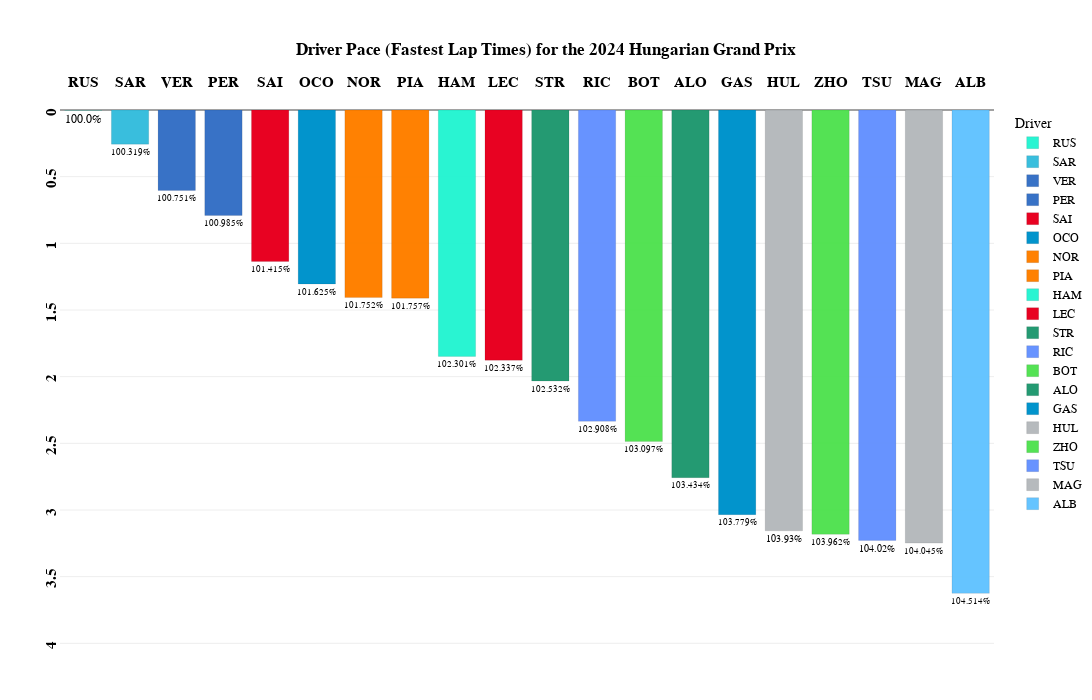

Source (notebook cell):
### Code cell
fig=px.bar(
    transformed_laps_relative_min_all,
    x="Driver",
    y="Delta_Min_All",
    color='Driver',
    template="xgridoff",
    title="<b>Driver Pace (Fastest Lap Times) for the {} {}</b>".format(year,gp),
    text="Delta_Percent_All",
    height=700, width=1200,
    color_discrete_map={
                 "ALB": "#64C4FF",
                 "ALO": "#229971",
                 "BOT": "#52e252",
                 "GAS": "#0093cc",
                 "HAM": "#27F4D2",
                 "HUL": "#B6BABD",
                 "LEC": "#E80020",
                 "MAG": "#B6BABD",
                 "NOR": "#FF8000",
                 "OCO": "#0093cc",
                 "PER": "#3671C6",
                 "PIA": "#FF8000",
                 "RIC": "#6692FF",
                 "RUS": "#27F4D2",
                 "SAI": "#E80020",
                 "SAR": "#37BEDD",
                 "STR": "#229971",
                 "TSU": "#6692FF",
                 "VER": "#3671C6",
                 "ZHO": "#52e252"
          }
)

fig.update_traces(textposition='outside')

fig.update_traces(opacity=0.85)

fig.update_traces( marker_line_color='white',marker_line_width=1.5)

fig.update_yaxes(tickangle = -90,tickprefix="<b>",ticksuffix ="</b><br>")

fig.update_xaxes(tickangle = -0,tickprefix="<b>",ticksuffix ="</b><br>")

fig.update_yaxes(range=[4.2, 0])

fig.update_layout(
    xaxis={'side': 'top'},
    yaxis={'side': 'left'}
)

fig.update_xaxes(title_text='')      # Remove axis titles
fig.update_yaxes(title_text='')

fig.update_xaxes(
        title_standoff = 75
)

fig.update_layout(
    title_x=0.5,
    margin=dict(l=60, r=5, t=110, b=30),
    hoverlabel=dict(
    bgcolor="white",
    font_size=16,
    font_family="PT Sans Narrow"
    ),
    yaxis = dict(tickfont = dict(size=15)),
    xaxis = dict(tickfont = dict(size=15)),
    font=dict(
        family="PT Sans Narrow",
        size=12,
        color="Black"
    ),
    title_font_family="PT Sans Narrow"
)
fig.update_yaxes(ticksuffix = "  ")

fig.update_traces( marker_line_color='Black',marker_line_width=0.1, opacity=0.99)

fig.show()

### Figure 1 — Plotly figure (JSON) as saved in the notebook; plotly's stock layout.template omitted (floating-point values rounded to 4 significant figures)
{"data": [{"alignmentgroup": "True", "hovertemplate": "Driver=%{x}<br>Delta_Min_All=%{y}<br>Delta_Percent_All=%{text}<extra></extra>", "legendgroup": "RUS", "marker": {"color": "#27F4D2", "line": {"color": "Black", "width": 0.1}, "pattern": {"shape": ""}}, "name": "RUS", "offsetgroup": "RUS", "opacity": 0.99, "orientation": "v", "showlegend": true, "text": ["100.0%"], "textposition": "outside", "type": "bar", "x": ["RUS"], "xaxis": "x", "y": [0.001], "yaxis": "y"}, {"alignmentgroup": "True", "hovertemplate": "Driver=%{x}<br>Delta_Min_All=%{y}<br>Delta_Percent_All=%{text}<extra></extra>", "legendgroup": "SAR", "marker": {"color": "#37BEDD", "line": {"color": "Black", "width": 0.1}, "pattern": {"shape": ""}}, "name": "SAR", "offsetgroup": "SAR", "opacity": 0.99, "orientation": "v", "showlegend": true, "text": ["100.319%"], "textposition": "outside", "type": "bar", "x": ["SAR"], "xaxis": "x", "y": [0.256], "yaxis": "y"}, {"alignmentgroup": "True", "hovertemplate": "Driver=%{x}<br>Delta_Min_All=%{y}<br>Delta_Percent_All=%{text}<extra></extra>", "legendgroup": "VER", "marker": {"color": "#3671C6", "line": {"color": "Black", "width": 0.1}, "pattern": {"shape": ""}}, "name": "VER", "offsetgroup": "VER", "opacity": 0.99, "orientation": "v", "showlegend": true, "text": ["100.751%"], "textposition": "outside", "type": "bar", "x": ["VER"], "xaxis": "x", "y": [0.603], "yaxis": "y"}, {"alignmentgroup": "True", "hovertemplate": "Driver=%{x}<br>Delta_Min_All=%{y}<br>Delta_Percent_All=%{text}<extra></extra>", "legendgroup": "PER", "marker": {"color": "#3671C6", "line": {"color": "Black", "width": 0.1}, "pattern": {"shape": ""}}, "name": "PER", "offsetgroup": "PER", "opacity": 0.99, "orientation": "v", "showlegend": true, "text": ["100.985%"], "textposition": "outside", "type": "bar", "x": ["PER"], "xaxis": "x", "y": [0.791], "yaxis": "y"}, {"alignmentgroup": "True", "hovertemplate": "Driver=%{x}<br>Delta_Min_All=%{y}<br>Delta_Percent_All=%{text}<extra></extra>", "legendgroup": "SAI", "marker": {"color": "#E80020", "line": {"color": "Black", "width": 0.1}, "pattern": {"shape": ""}}, "name": "SAI", "offsetgroup": "SAI", "opacity": 0.99, "orientation": "v", "showlegend": true, "text": ["101.415%"], "textposition": "outside", "type": "bar", "x": ["SAI"], "xaxis": "x", "y": [1.136], "yaxis": "y"}, {"alignmentgroup": "True", "hovertemplate": "Driver=%{x}<br>Delta_Min_All=%{y}<br>Delta_Percent_All=%{text}<extra></extra>", "legendgroup": "OCO", "marker": {"color": "#0093cc", "line": {"color": "Black", "width": 0.1}, "pattern": {"shape": ""}}, "name": "OCO", "offsetgroup": "OCO", "opacity": 0.99, "orientation": "v", "showlegend": true, "text": ["101.625%"], "textposition": "outside", "type": "bar", "x": ["OCO"], "xaxis": "x", "y": [1.305], "yaxis": "y"}, {"alignmentgroup": "True", "hovertemplate": "Driver=%{x}<br>Delta_Min_All=%{y}<br>Delta_Percent_All=%{text}<extra></extra>", "legendgroup": "NOR", "marker": {"color": "#FF8000", "line": {"color": "Black", "width": 0.1}, "pattern": {"shape": ""}}, "name": "NOR", "offsetgroup": "NOR", "opacity": 0.99, "orientation": "v", "showlegend": true, "text": ["101.752%"], "textposition": "outside", "type": "bar", "x": ["NOR"], "xaxis": "x", "y": [1.407], "yaxis": "y"}, {"alignmentgroup": "True", "hovertemplate": "Driver=%{x}<br>Delta_Min_All=%{y}<br>Delta_Percent_All=%{text}<extra></extra>", "legendgroup": "PIA", "marker": {"color": "#FF8000", "line": {"color": "Black", "width": 0.1}, "pattern": {"shape": ""}}, "name": "PIA", "offsetgroup": "PIA", "opacity": 0.99, "orientation": "v", "showlegend": true, "text": ["101.757%"], "textposition": "outside", "type": "bar", "x": ["PIA"], "xaxis": "x", "y": [1.411], "yaxis": "y"}, {"alignmentgroup": "True", "hovertemplate": "Driver=%{x}<br>Delta_Min_All=%{y}<br>Delta_Percent_All=%{text}<extra></extra>", "legendgroup": "HAM", "marker": {"color": "#27F4D2", "line": {"color": "Black", "width": 0.1}, "pattern": {"shape": ""}}, "name": "HAM", "offsetgroup": "HAM", "opacity": 0.99, "orientation": "v", "showlegend": true, "text": ["102.301%"], "textposition": "outside", "type": "bar", "x": ["HAM"], "xaxis": "x", "y": [1.848], "yaxis": "y"}, {"alignmentgroup": "True", "hovertemplate": "Driver=%{x}<br>Delta_Min_All=%{y}<br>Delta_Percent_All=%{text}<extra></extra>", "legendgroup": "LEC", "marker": {"color": "#E80020", "line": {"color": "Black", "width": 0.1}, "pattern": {"shape": ""}}, "name": "LEC", "offsetgroup": "LEC", "opacity": 0.99, "orientation": "v", "showlegend": true, "text": ["102.337%"], "textposition": "outside", "type": "bar", "x": ["LEC"], "xaxis": "x", "y": [1.877], "yaxis": "y"}, {"alignmentgroup": "True", "hovertemplate": "Driver=%{x}<br>Delta_Min_All=%{y}<br>Delta_Percent_All=%{text}<extra></extra>", "legendgroup": "STR", "marker": {"color": "#229971", "line": {"color": "Black", "width": 0.1}, "pattern": {"shape": ""}}, "name": "STR", "offsetgroup": "STR", "opacity": 0.99, "orientation": "v", "showlegend": true, "text": ["102.532%"], "textposition": "outside", "type": "bar", "x": ["STR"], "xaxis": "x", "y": [2.033], "yaxis": "y"}, {"alignmentgroup": "True", "hovertemplate": "Driver=%{x}<br>Delta_Min_All=%{y}<br>Delta_Percent_All=%{text}<extra></extra>", "legendgroup": "RIC", "marker": {"color": "#6692FF", "line": {"color": "Black", "width": 0.1}, "pattern": {"shape": ""}}, "name": "RIC", "offsetgroup": "RIC", "opacity": 0.99, "orientation": "v", "showlegend": true, "text": ["102.908%"], "textposition": "outside", "type": "bar", "x": ["RIC"], "xaxis": "x", "y": [2.335], "yaxis": "y"}, {"alignmentgroup": "True", "hovertemplate": "Driver=%{x}<br>Delta_Min_All=%{y}<br>Delta_Percent_All=%{text}<extra></extra>", "legendgroup": "BOT", "marker": {"color": "#52e252", "line": {"color": "Black", "width": 0.1}, "pattern": {"shape": ""}}, "name": "BOT", "offsetgroup": "BOT", "opacity": 0.99, "orientation": "v", "showlegend": true, "text": ["103.097%"], "textposition": "outside", "type": "bar", "x": ["BOT"], "xaxis": "x", "y": [2.487], "yaxis": "y"}, {"alignmentgroup": "True", "hovertemplate": "Driver=%{x}<br>Delta_Min_All=%{y}<br>Delta_Percent_All=%{text}<extra></extra>", "legendgroup": "ALO", "marker": {"color": "#229971", "line": {"color": "Black", "width": 0.1}, "pattern": {"shape": ""}}, "name": "ALO", "offsetgroup": "ALO", "opacity": 0.99, "orientation": "v", "showlegend": true, "text": ["103.434%"], "textposition": "outside", "type": "bar", "x": ["ALO"], "xaxis": "x", "y": [2.758], "yaxis": "y"}, {"alignmentgroup": "True", "hovertemplate": "Driver=%{x}<br>Delta_Min_All=%{y}<br>Delta_Percent_All=%{text}<extra></extra>", "legendgroup": "GAS", "marker": {"color": "#0093cc", "line": {"color": "Black", "width": 0.1}, "pattern": {"shape": ""}}, "name": "GAS", "offsetgroup": "GAS", "opacity": 0.99, "orientation": "v", "showlegend": true, "text": ["103.779%"], "textposition": "outside", "type": "bar", "x": ["GAS"], "xaxis": "x", "y": [3.035], "yaxis": "y"}, {"alignmentgroup": "True", "hovertemplate": "Driver=%{x}<br>Delta_Min_All=%{y}<br>Delta_Percent_All=%{text}<extra></extra>", "legendgroup": "HUL", "marker": {"color": "#B6BABD", "line": {"color": "Black", "width": 0.1}, "pattern": {"shape": ""}}, "name": "HUL", "offsetgroup": "HUL", "opacity": 0.99, "orientation": "v", "showlegend": true, "text": ["103.93%"], "textposition": "outside", "type": "bar", "x": ["HUL"], "xaxis": "x", "y": [3.156], "yaxis": "y"}, {"alignmentgroup": "True", "hovertemplate": "Driver=%{x}<br>Delta_Min_All=%{y}<br>Delta_Percent_All=%{text}<extra></extra>", "legendgroup": "ZHO", "marker": {"color": "#52e252", "line": {"color": "Black", "width": 0.1}, "pattern": {"shape": ""}}, "name": "ZHO", "offsetgroup": "ZHO", "opacity": 0.99, "orientation": "v", "showlegend": true, "text": ["103.962%"], "textposition": "outside", "type": "bar", "x": ["ZHO"], "xaxis": "x", "y": [3.182], "yaxis": "y"}, {"alignmentgroup": "True", "hovertemplate": "Driver=%{x}<br>Delta_Min_All=%{y}<br>Delta_Percent_All=%{text}<extra></extra>", "legendgroup": "TSU", "marker": {"color": "#6692FF", "line": {"color": "Black", "width": 0.1}, "pattern": {"shape": ""}}, "name": "TSU", "offsetgroup": "TSU", "opacity": 0.99, "orientation": "v", "showlegend": true, "text": ["104.02%"], "textposition": "outside", "type": "bar", "x": ["TSU"], "xaxis": "x", "y": [3.228], "yaxis": "y"}, {"alignmentgroup": "True", "hovertemplate": "Driver=%{x}<br>Delta_Min_All=%{y}<br>Delta_Percent_All=%{text}<extra></extra>", "legendgroup": "MAG", "marker": {"color": "#B6BABD", "line": {"color": "Black", "width": 0.1}, "pattern": {"shape": ""}}, "name": "MAG", "offsetgroup": "MAG", "opacity": 0.99, "orientation": "v", "showlegend": true, "text": ["104.045%"], "textposition": "outside", "type": "bar", "x": ["MAG"], "xaxis": "x", "y": [3.248], "yaxis": "y"}, {"alignmentgroup": "True", "hovertemplate": "Driver=%{x}<br>Delta_Min_All=%{y}<br>Delta_Percent_All=%{text}<extra></extra>", "legendgroup": "ALB", "marker": {"color": "#64C4FF", "line": {"color": "Black", "width": 0.1}, "pattern": {"shape": ""}}, "name": "ALB", "offsetgroup": "ALB", "opacity": 0.99, "orientation": "v", "showlegend": true, "text": ["104.514%"], "textposition": "outside", "type": "bar", "x": ["ALB"], "xaxis": "x", "y": [3.625], "yaxis": "y"}], "layout": {"barmode": "relative", "font": {"color": "Black", "family": "PT Sans Narrow", "size": 12}, "height": 700, "hoverlabel": {"bgcolor": "white", "font": {"family": "PT Sans Narrow", "size": 16}}, "legend": {"title": {"text": "Driver"}, "tracegroupgap": 0}, "margin": {"b": 30, "l": 60, "r": 5, "t": 110}, "title": {"font": {"family": "PT Sans Narrow"}, "text": "<b>Driver Pace (Fastest Lap Times) for the 2024 Hungarian Grand Prix</b>", "x": 0.5}, "width": 1200, "xaxis": {"anchor": "y", "categoryarray": ["RUS", "SAR", "VER", "PER", "SAI", "OCO", "NOR", "PIA", "HAM", "LEC", "STR", "RIC", "BOT", "ALO", "GAS", "HUL", "ZHO", "TSU", "MAG", "ALB"], "categoryorder": "array", "domain": [0, 1], "side": "top", "tickangle": 0, "tickfont": {"size": 15}, "tickprefix": "<b>", "ticksuffix": "</b><br>", "title": {"standoff": 75, "text": ""}}, "yaxis": {"anchor": "x", "domain": [0, 1], "range": [4.2, 0], "side": "left", "tickangle": -90, "tickfont": {"size": 15}, "tickprefix": "<b>", "ticksuffix": "  ", "title": {"text": ""}}}}
